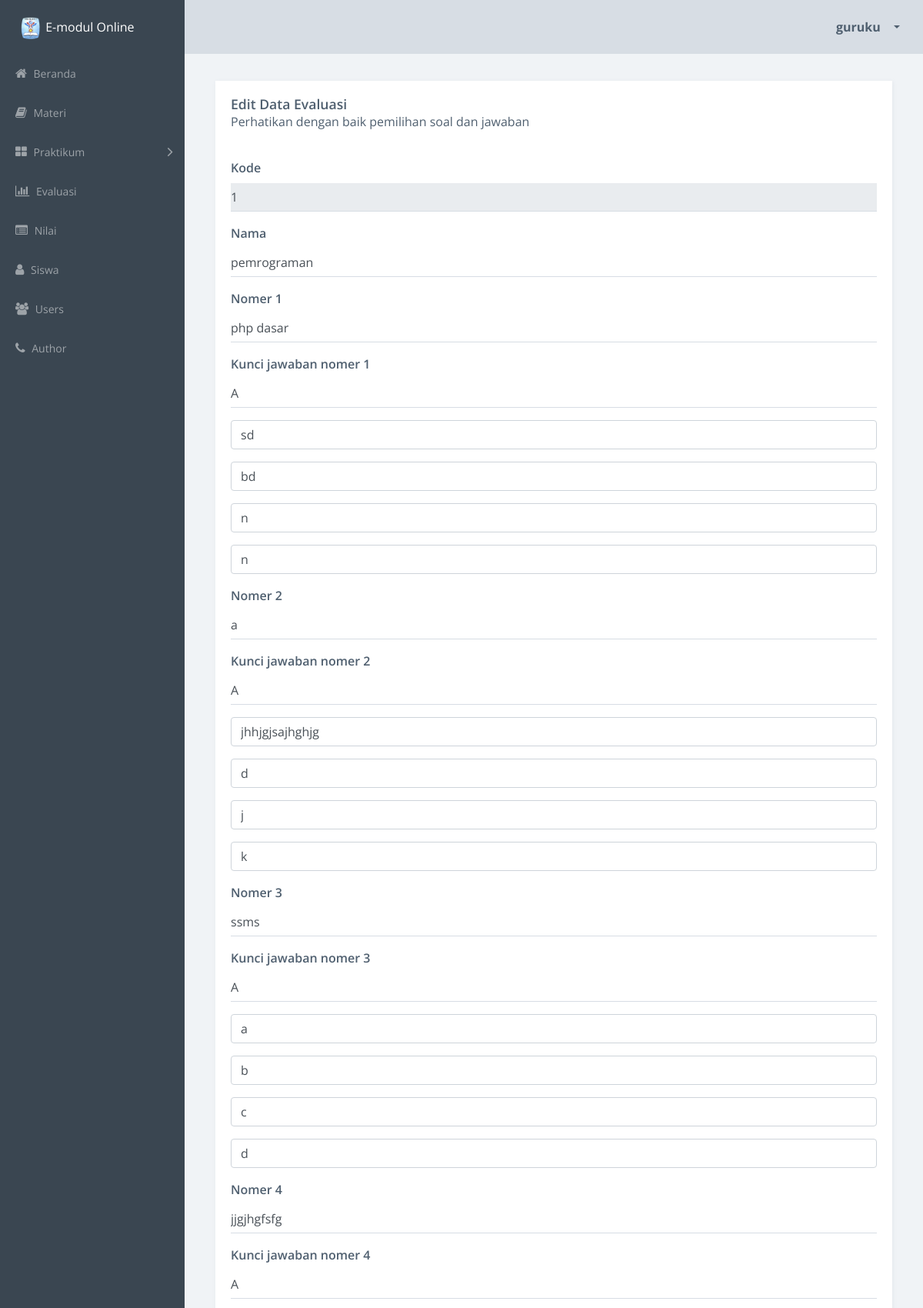
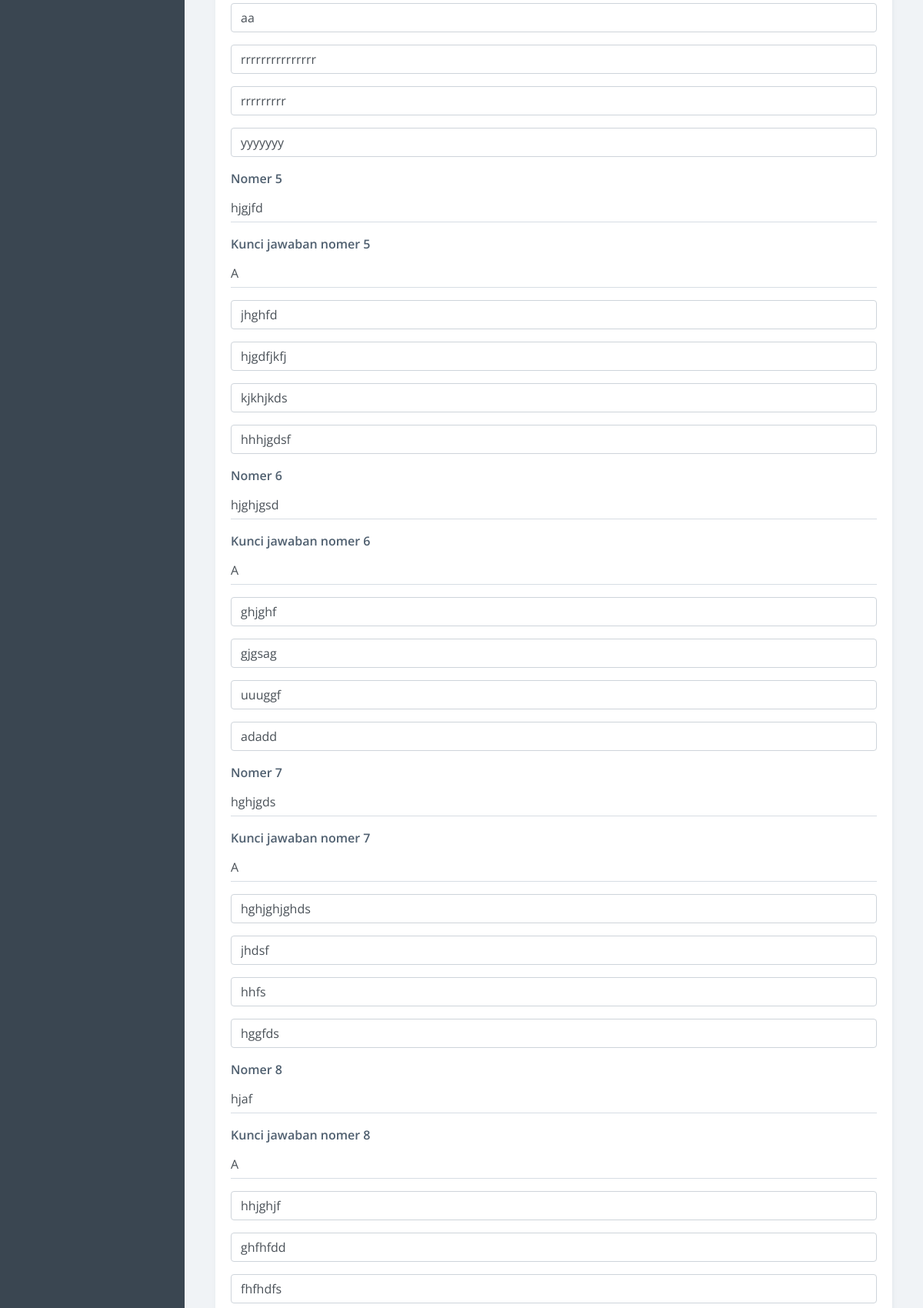
/editEvaluasi.php?id=1 (signed in, upper part), run on the app's committed database (2 pictures, top to bottom).
### tables this page shows
CREATE TABLE `evaluasi` (
  `id_evaluasi` int(11) NOT NULL AUTO_INCREMENT,
  `kode_soal` int(11) DEFAULT NULL,
  `nama_soal` varchar(100) DEFAULT NULL,
  PRIMARY KEY (`id_evaluasi`)
);

CREATE TABLE `soal` (
  `id_soal` int(11) NOT NULL AUTO_INCREMENT,
  `kode_soal` int(11) DEFAULT NULL,
  `nomer` int(11) DEFAULT NULL,
  `soal` text,
  `a` text,
  `b` text,
  `c` text,
  `d` text,
  `kunci` varchar(2) DEFAULT NULL,
  PRIMARY KEY (`id_soal`)
);

### editEvaluasi.php (the view, shortened to what the rows shown need)
<?php
include "config.php";
$id = $_GET['id'];
$query = mysqli_query($conn, "SELECT * FROM evaluasi WHERE kode_soal = $id");
$data = mysqli_fetch_array($query);
?>
<!doctype html>
<html class="no-js" lang="en">
    <head>
        <link rel="stylesheet" href="css/vendor.css">
        <link rel="stylesheet" href="css/app-blue.css">
    </head>
    <body>
        <div class="main-wrapper">
            <div class="app" id="app">
                <article class="content forms-page">
                 <section class="section">
                        <div class="row sameheight-container">
                            <div class="col-md-12">
                                <div class="card card-block sameheight-item">
                                    <form id="tambah-form" action="prosesEditEvaluasi.php" method="POST" enctype="multipart/form-data">
                                        <div class="form-group">
                                            <label class="control-label">Kode</label>
                                            <input type="text" class="form-control underlined" name="kode_soal" value="<?php echo $data['kode_soal'] ?>" readonly="readonly"></div>
                                        <div class="form-group">
                                            <label class="control-label">Nama</label>
                                            <input type="text" class="form-control underlined" name="nama_soal" value="<?php echo $data['nama_soal'] ?>"></div>
                                        <?php
                                        $query1 = mysqli_query($conn, "SELECT * FROM soal WHERE kode_soal = '$id' AND nomer = 1");
                                        $nomer1 = mysqli_fetch_array($query1);
                                        ?>
                                        <div class="form-group" >
                                            <label class="control-label">Nomer 1</label>
                                            <input type="text" class="form-control underlined" name="soal1" value="<?php echo $nomer1['soal'] ?>"></div>
                                        <div class="form-group" >
                                            <label class="control-label">Kunci jawaban nomer 1</label>
                                            <input type="text" class="form-control underlined" name="kunci1" value="<?php echo $nomer1['kunci'] ?>"></div>
                                        <div class="form-group">
                                            <input type="text" class="form-control" name="jawab1a" value="<?php echo $nomer1['a'] ?>"></div>
                                        <div class="form-group">
                                            <input type="text" class="form-control" name="jawab1b" value="<?php echo $nomer1['b'] ?>"></div>
                                        <div class="form-group">
                                            <input type="text" class="form-control" name="jawab1c" value="<?php echo $nomer1['c'] ?>"></div>
                                        <div class="form-group">
                                            <input type="text" class="form-control" name="jawab1d" value="<?php echo $nomer1['d'] ?>"></div>
                                        <?php
                                        $query2 = mysqli_query($conn, "SELECT * FROM soal WHERE kode_soal = '$id' AND nomer = 2");
                                        $nomer2 = mysqli_fetch_array($query2);
                                        ?>
                                        <div class="form-group" >
                                            <label class="control-label">Nomer 2</label>
                                            <input type="text" class="form-control underlined" name="soal2" value="<?php echo $nomer2['soal'] ?>"></div>
                                        <div class="form-group" >
                                            <label class="control-label">Kunci jawaban nomer 2</label>
                                            <input type="text" class="form-control underlined" name="kunci2" value="<?php echo $nomer2['kunci'] ?>"></div>
                                        <div class="form-group">
                                            <input type="text" class="form-control" name="jawab2a" value="<?php echo $nomer2['a'] ?>"></div>
                                        <div class="form-group">
                                            <input type="text" class="form-control" name="jawab2b" value="<?php echo $nomer2['b'] ?>"></div>
                                        <div class="form-group">
                                            <input type="text" class="form-control" name="jawab2c" value="<?php echo $nomer2['c'] ?>"></div>
                                        <div class="form-group">
                                            <input type="text" class="form-control" name="jawab2d" value="<?php echo $nomer2['d'] ?>"></div>
                                        <?php
                                        $query3 = mysqli_query($conn, "SELECT * FROM soal WHERE kode_soal = '$id' AND nomer = 3");
                                        $nomer3 = mysqli_fetch_array($query3);
                                        ?>
                                        <div class="form-group" >
                                            <label class="control-label">Nomer 3</label>
                                            <input type="text" class="form-control underlined" name="soal3" value="<?php echo $nomer3['soal'] ?>"></div>
                                        <div class="form-group" >
                                            <label class="control-label">Kunci jawaban nomer 3</label>
                                            <input type="text" class="form-control underlined" name="kunci3" value="<?php echo $nomer3['kunci'] ?>"></div>
                                        <div class="form-group">
                                            <input type="text" class="form-control" name="jawab3a" value="<?php echo $nomer3['a'] ?>"></div>
                                        <div class="form-group">
                                            <input type="text" class="form-control" name="jawab3b" value="<?php echo $nomer3['b'] ?>"></div>
                                        <div class="form-group">
                                            <input type="text" class="form-control" name="jawab3c" value="<?php echo $nomer3['c'] ?>"></div>
                                        <div class="form-group">
                                            <input type="text" class="form-control" name="jawab3d" value="<?php echo $nomer3['d'] ?>"></div>
                                        <?php
                                        $query4 = mysqli_query($conn, "SELECT * FROM soal WHERE kode_soal = '$id' AND nomer = 4");
                                        $nomer4 = mysqli_fetch_array($query4);
                                        ?>
                                        <div class="form-group" >
                                            <label class="control-label">Nomer 4</label>
                                            <input type="text" class="form-control underlined" name="soal4" value="<?php echo $nomer4['soal'] ?>"></div>
                                        <div class="form-group" >
                                            <label class="control-label">Kunci jawaban nomer 4</label>
                                            <input type="text" class="form-control underlined" name="kunci4" value="<?php echo $nomer4['kunci'] ?>"></div>
                                        <div class="form-group">
                                            <input type="text" class="form-control" name="jawab4a" value="<?php echo $nomer4['a'] ?>"></div>
                                        <div class="form-group">
                                            <input type="text" class="form-control" name="jawab4b" value="<?php echo $nomer4['b'] ?>"></div>
                                        <div class="form-group">
                                            <input type="text" class="form-control" name="jawab4c" value="<?php echo $nomer4['c'] ?>"></div>
                                        <div class="form-group">
                                            <input type="text" class="form-control" name="jawab4d" value="<?php echo $nomer4['d'] ?>"></div>
                                        <?php
                                        $query5 = mysqli_query($conn, "SELECT * FROM soal WHERE kode_soal = '$id' AND nomer = 5");
                                        $nomer5 = mysqli_fetch_array($query5);
                                        ?>
                                        <div class="form-group" >
                                            <label class="control-label">Nomer 5</label>
                                            <input type="text" class="form-control underlined" name="soal5" value="<?php echo $nomer5['soal'] ?>"></div>
                                        <div class="form-group" >
                                            <label class="control-label">Kunci jawaban nomer 5</label>
                                            <input type="text" class="form-control underlined" name="kunci5" value="<?php echo $nomer5['kunci'] ?>"></div>
                                        <div class="form-group">
                                            <input type="text" class="form-control" name="jawab5a" value="<?php echo $nomer5['a'] ?>"></div>
                                        <div class="form-group">
                                            <input type="text" class="form-control" name="jawab5b" value="<?php echo $nomer5['b'] ?>"></div>
                                        <div class="form-group">
                                            <input type="text" class="form-control" name="jawab5c" value="<?php echo $nomer5['c'] ?>"></div>
                                        <div class="form-group">
                                            <input type="text" class="form-control" name="jawab5d" value="<?php echo $nomer5['d'] ?>"></div>
                                        <?php
                                        $query6 = mysqli_query($conn, "SELECT * FROM soal WHERE kode_soal = '$id' AND nomer = 6");
                                        $nomer6 = mysqli_fetch_array($query6);
                                        ?>
                                        <div class="form-group" >
                                            <label class="control-label">Nomer 6</label>
                                            <input type="text" class="form-control underlined" name="soal6" value="<?php echo $nomer6['soal'] ?>"></div>
                                        <div class="form-group" >
                                            <label class="control-label">Kunci jawaban nomer 6</label>
                                            <input type="text" class="form-control underlined" name="kunci6" value="<?php echo $nomer6['kunci'] ?>"></div>
                                        <div class="form-group">
                                            <input type="text" class="form-control" name="jawab6a" value="<?php echo $nomer6['a'] ?>"></div>
                                        <div class="form-group">
                                            <input type="text" class="form-control" name="jawab6b" value="<?php echo $nomer6['b'] ?>"></div>
                                        <div class="form-group">
                                            <input type="text" class="form-control" name="jawab6c" value="<?php echo $nomer6['c'] ?>"></div>
                                        <div class="form-group">
                                            <input type="text" class="form-control" name="jawab6d" value="<?php echo $nomer6['d'] ?>"></div>
                                        <?php
                                        $query7 = mysqli_query($conn, "SELECT * FROM soal WHERE kode_soal = '$id' AND nomer = 7");
                                        $nomer7 = mysqli_fetch_array($query7);
                                        ?>
                                        <div class="form-group" >
                                            <label class="control-label">Nomer 7</label>
                                            <input type="text" class="form-control underlined" name="soal7" value="<?php echo $nomer7['soal'] ?>"></div>
                                        <div class="form-group" >
                                            <label class="control-label">Kunci jawaban nomer 7</label>
                                            <input type="text" class="form-control underlined" name="kunci7" value="<?php echo $nomer7['kunci'] ?>"></div>
                                        <div class="form-group">
                                            <input type="text" class="form-control" name="jawab7a" value="<?php echo $nomer7['a'] ?>"></div>
                                        <div class="form-group">
                                            <input type="text" class="form-control" name="jawab7b" value="<?php echo $nomer7['b'] ?>"></div>
                                        <div class="form-group">
                                            <input type="text" class="form-control" name="jawab7c" value="<?php echo $nomer7['c'] ?>"></div>
                                        <div class="form-group">
                                            <input type="text" class="form-control" name="jawab7d" value="<?php echo $nomer7['d'] ?>"></div>
                                        <?php
                                        $query8 = mysqli_query($conn, "SELECT * FROM soal WHERE kode_soal = '$id' AND nomer = 8");
                                        $nomer8 = mysqli_fetch_array($query8);
                                        ?>
                                        <div class="form-group" >
                                            <label class="control-label">Nomer 8</label>
                                            <input type="text" class="form-control underlined" name="soal8" value="<?php echo $nomer8['soal'] ?>"></div>
                                        <div class="form-group" >
                                            <label class="control-label">Kunci jawaban nomer 8</label>
                                            <input type="text" class="form-control underlined" name="kunci8" value="<?php echo $nomer8['kunci'] ?>"></div>
                                        <div class="form-group">
                                            <input type="text" class="form-control" name="jawab8a" value="<?php echo $nomer8['a'] ?>"></div>
                                        <div class="form-group">
                                            <input type="text" class="form-control" name="jawab8b" value="<?php echo $nomer8['b'] ?>"></div>
                                        <div class="form-group">
                                            <input type="text" class="form-control" name="jawab8c" value="<?php echo $nomer8['c'] ?>"></div>
                                    </form>
                                </div>
                            </div>
                        </div>
                    </section>
                </article>
    </body>
</html>

### data on the page
evaluasi: kode_soal "1", nama_soal "pemrograman"
soal: soal1 "php dasar", kunci1 "A", jawab1a "sd", jawab1b "bd", jawab1c "n", jawab1d "n"
soal: soal2 "a", kunci2 "A", jawab2a "jhhjgjsajhghjg", jawab2b "d", jawab2c "j", jawab2d "k"
soal: soal3 "ssms", kunci3 "A", jawab3a "a", jawab3b "b", jawab3c "c", jawab3d "d"
soal: soal4 "jjgjhgfsfg", kunci4 "A", jawab4a "aa", jawab4b "rrrrrrrrrrrrrrr", jawab4c "rrrrrrrrr", jawab4d "yyyyyyy"
soal: soal5 "hjgjfd", kunci5 "A", jawab5a "jhghfd", jawab5b "hjgdfjkfj", jawab5c "kjkhjkds", jawab5d "hhhjgdsf"
soal: soal6 "hjghjgsd", kunci6 "A", jawab6a "ghjghf", jawab6b "gjgsag", jawab6c "uuuggf", jawab6d "adadd"
soal: soal7 "hghjgds", kunci7 "A", jawab7a "hghjghjghds", jawab7b "jhdsf", jawab7c "hhfs", jawab7d "hggfds"
soal: soal8 "hjaf", kunci8 "A", jawab8a "hhjghjf", jawab8b "ghfhfdd", jawab8c "fhfhdfs"

### other printed values
$_SESSION['username'] "guruku"
